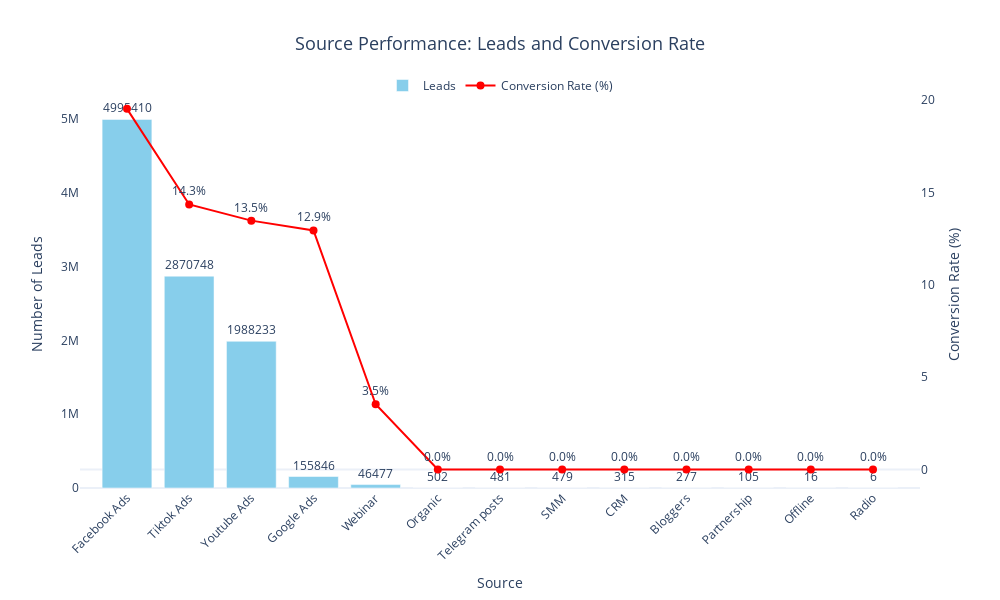

The notebook cell this image was saved under:
### Code cell
fig = go.Figure()

source_performance = source_performance.sort_values(
    by='Leads', ascending=False)

fig.add_trace(go.Bar(
    x=source_performance['Source_y'],
    y=source_performance['Leads'],
    name='Leads',
    marker_color='skyblue',
    text=source_performance['Leads'],
    textposition='outside'
))

fig.add_trace(go.Scatter(
    x=source_performance['Source_y'],
    y=source_performance['Conversion Rate'],
    name='Conversion Rate (%)',
    mode='lines+markers+text',
    text=[f"{y:.1f}%" for y in source_performance['Conversion Rate']],
    textposition='top center',
    marker=dict(color='red', size=8),
    line=dict(color='red', width=2, dash='solid'),
    yaxis='y2'
))

fig.update_layout(
    title=dict(
        text="Source Performance: Leads and Conversion Rate",
        x=0.5,
        xanchor="center",
        font=dict(size=18)
    ),
    xaxis=dict(title="Source", tickangle=-45),
    yaxis=dict(title="Number of Leads", showgrid=False),
    yaxis2=dict(
        title="Conversion Rate (%)",
        overlaying='y',
        side='right',
        showgrid=False,
        range=[-1, 20]
    ),
    legend=dict(
        orientation="h",
        yanchor="bottom",
        y=1,
        xanchor="center",
        x=0.5
    ),
    height=600,
    width=1000,
    template="plotly_white"
)

fig.show()

### Figure 1 — Plotly figure (JSON) as saved in the notebook; plotly's stock layout.template omitted (floating-point values rounded to 4 significant figures)
{"data": [{"marker": {"color": "skyblue"}, "name": "Leads", "text": [4995000.0, 2871000.0, 1988000.0, 155800.0, 46480.0, 502.0, 481.0, 479.0, 315.0, 277.0, 105.0, 16.0, 6.0], "textposition": "outside", "type": "bar", "x": ["Facebook Ads", "Tiktok Ads", "Youtube Ads", "Google Ads", "Webinar", "Organic", "Telegram posts", "SMM", "CRM", "Bloggers", "Partnership", "Offline", "Radio"], "y": [4995410, 2870748, 1988233, 155846, 46477, 502, 481, 479, 315, 277, 105, 16, 6]}, {"line": {"color": "red", "dash": "solid", "width": 2}, "marker": {"color": "red", "size": 8}, "mode": "lines+markers+text", "name": "Conversion Rate (%)", "text": ["19.5%", "14.3%", "13.5%", "12.9%", "3.5%", "0.0%", "0.0%", "0.0%", "0.0%", "0.0%", "0.0%", "0.0%", "0.0%"], "textposition": "top center", "type": "scatter", "x": ["Facebook Ads", "Tiktok Ads", "Youtube Ads", "Google Ads", "Webinar", "Organic", "Telegram posts", "SMM", "CRM", "Bloggers", "Partnership", "Offline", "Radio"], "y": [19.52, 14.35, 13.47, 12.94, 3.531, 0.0, 0.0, 0.0, 0.0, 0.0, 0.0, 0.0, 0.0], "yaxis": "y2"}], "layout": {"height": 600, "legend": {"orientation": "h", "x": 0.5, "xanchor": "center", "y": 1, "yanchor": "bottom"}, "title": {"font": {"size": 18}, "text": "Source Performance: Leads and Conversion Rate", "x": 0.5, "xanchor": "center"}, "width": 1000, "xaxis": {"tickangle": -45, "title": {"text": "Source"}}, "yaxis": {"showgrid": false, "title": {"text": "Number of Leads"}}, "yaxis2": {"overlaying": "y", "range": [-1, 20], "showgrid": false, "side": "right", "title": {"text": "Conversion Rate (%)"}}}}
